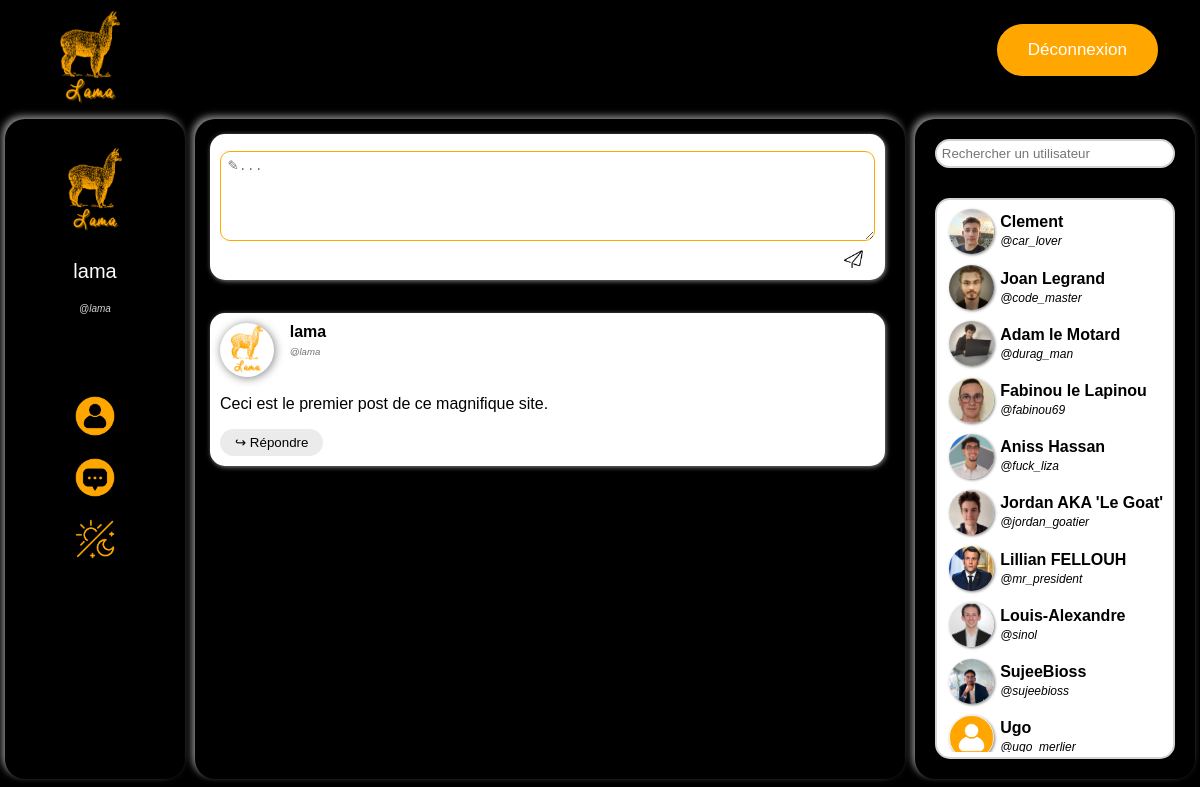
The page /feed/site.php (signed in) on the database its author committed.
### tables this page shows
CREATE TABLE Post (
  id INT PRIMARY KEY NOT NULL AUTO_INCREMENT,
  user_id varchar(50) NOT NULL,
  `date` DATE NOT NULL,
  message TEXT,
  parent_id INT,
  FOREIGN KEY (user_id) REFERENCES User(user_id)
);

CREATE TABLE `User` (
  user_id varchar(50) PRIMARY KEY NOT NULL,
  name varchar(100) NOT NULL,
  email varchar(100) NOT NULL,
  password varchar(100) NOT NULL
);

CREATE TABLE Friends(
  user_id_1 varchar(50) NOT NULL,
  user_id_2 varchar(50) NOT NULL,
  PRIMARY KEY(user_id_1, user_id_2),
  FOREIGN KEY (user_id_1) REFERENCES User(user_id),
  FOREIGN KEY (user_id_2) REFERENCES User(user_id)
);

### feed/site.php (the view, shortened to what this page needs)
<?php
    function fetch_comment($result)
    {
        while ($row = $result->fetch_assoc()) {
            if(file_exists("../img/user_profile_pictures/".$row["user_id"].".webp")){
                $img=$row["user_id"];
            }
            else{
                $img="default";
            }
            printf("
            <div id='%d' class='post_block'>
                <div class='post_block_user_info'>
                    <img src='../img/user_profile_pictures/%s.webp'>
                    <b>%s</b>
                    <br>
                    <i>@%s</i>
                </div>
                <div class='post_block_text'>
                    %s
                </div>
                <button class='comment_reply_button' onclick='toggle_reply(event)'>↪ Répondre</button>
                <div class='comment_text' style='display:none'>
                    <textarea rows='5' placeholder='✎...'  maxlength='200'></textarea>
                    <img src='../img/send_icon.webp' class='comment_send_button' onclick='send(event)'/>
                </div>
            </div>",$row["id"],$img,htmlspecialchars($row["name"]),htmlspecialchars($row["user_id"]),htmlspecialchars($row["message"]));
        }
    }
?>
<!DOCTYPE html>
<html lang="fr">
<head>
    <link rel="stylesheet" href="style.css">
    <?php
    if(file_exists("../img/user_profile_pictures/".$_SESSION["user_id"].".webp")){
        $img=$_SESSION["user_id"];
    }
    else{
        $img="default";
    }
    printf("<div style='display:none'>
    <p id='user_id'>%s</p>
    <p id='name'>%s</p>
    <p id='email'>%s</p>
    <p id='img'>%s</p></div>",$_SESSION["user_id"],$_SESSION["name"],$_SESSION["email"],$img);
    ?>
</head>
<body>
    <?php include("../header/header.php"); ?>
    <div id="div_main">
        <div id="div_profile" class="panel">
            <div id="user_info"><br>
                <?php
                    if(file_exists("../img/user_profile_pictures/".$_SESSION["user_id"].".webp")){
                        $img=$_SESSION["user_id"];
                    }else{
                        $img="default";
                    }
                    printf("
                        <img id='user_pic' src='../img/user_profile_pictures/%s.webp' onclick='afficher_input_file()'>
                        <form method='post' action='/core/inputPP.php' style='display: none;' id='formPP' enctype='multipart/form-data'>
                            <div id='change_pp_div'>
                                <label id='change_pic_label' for='myFile'>Modifier</label>
                                <input type='file' id='myFile' name='filename' style='visibility:hidden;'>
                                <input id='change_pic_submit' type='submit' value='✔'>
                            </div>
                        </form>
                        <p id='user_name'>%s</p>
                        <p id='user_id'>@%s</p><br>", $img, $_SESSION["name"], $_SESSION["user_id"]);
                ?>
            </div>
            <div id="profile_links">
                <a href="#"> <img src="../img/user_profile_pictures/default.webp" \> </a><br>
                <a href="../message/message.php"> <img src="../img/message_icon.webp" \> </a><br>
                <a href="#" onclick="change_theme();"> <img src="../img/change_theme_icon.webp" \> </a><br>
            </div>
        </div>
        <div id="div_feed" class="panel">
            <div id="postlist">
                <div id='NULL' class='post_block'>
                    <div class='comment_text'>
                        <textarea rows='5' placeholder='✎...'  maxlength='200'></textarea>
                        <img src='../img/send_icon.webp' class='comment_send_button' onclick='send(event)'/>
                    </div>
                </div><br>
                <?php
                $mysqli = new mysqli("localhost", "lama", "lama_admin", "lama");
                $result = $mysqli->query("SELECT Post.user_id,Post.date,Post.message,Post.id,User.name FROM Post NATURAL JOIN User WHERE parent_id IS NULL");
                fetch_comment($result);
                ?>
            </div>
        </div>
        <div id="div_friendlist" class="panel">
            <input type="text" id="search_bar" placeholder="Rechercher un utilisateur"></input>
            <br>
            <div id="friendlist">
                <div id="friends">
                    <?php
                    $result = $mysqli->execute_query("SELECT Friends.user_id_1, User.name, Friends.user_id_2 from Friends INNER JOIN User ON Friends.user_id_2 = User.user_id WHERE Friends.user_id_1 = ?",[$_SESSION["user_id"]]);
                    foreach($result as $row){
                        if(file_exists("../img/user_profile_pictures/".$row["user_id_2"].".webp")){
                            $img=$row["user_id_2"];
                        }
                        else{
                            $img="default";
                        }
                        printf("<div class='friend_block'>
                        <img src='../img/user_profile_pictures/%s.webp'>
                        <div>
                            <b>%s</b>
                            <br>
                            <i>@%s</i>
                        </div>
                    </div>", $img, $row["name"], $row["user_id_2"]);
                    }
                    ?>
                </div>
            </div>
        </div>
    </div>
</body>
</html>

### header/header.php (shortened to what this page needs)
<link rel="stylesheet" href="/header/header.css">
<header>
    <a href='/feed/site.php'><img id="lama_logo" src="../img/lama_logo.webp"></a>
    <a href='/login/deconnexion.php' id='connexion_button'>Déconnexion</a>
</header>

### feed/style.css (style rules this page uses)
:root { --lama_orange:#ffa600; --police_font:#ffffff; --user_id_font:#d3d3d3; --main_divs_shadow:#b9b9b9bb; --bg_color:#000000; }
html, body { height: 99%; font-family: Arial, Helvetica, sans-serif; }
body { background-color: var(--bg_color); margin: 0px; display: flex; flex-direction: column; }
#div_main { height: 1px; flex: 2; display: flex; }
.panel { border-radius: 20px; box-shadow: var(--main_divs_shadow) -3px -3px 7px; margin:5px; }
#div_profile { width: 15%; text-align: center; overflow: auto; }
#user_info { padding-bottom: 20%; }
#user_pic { width: 50%; height: 50%; margin: auto; margin: 10px; border-radius: 10%; }
#user_name { font-style: bold; font-size: 20px; margin-top: 5%; color: var(--police_font); }
#user_id { font-style: italic; color: var(--user_id_font); font-size: 10px; }
#profile_links { margin-top: 10%; }
#profile_links>a { color: var(--police_font); text-decoration: none; }
#profile_links>a>img { width: 22%; height: 22%; margin-bottom: 10%; }
#div_feed { flex: 2; padding: 10px; }
#postlist { height: 100%; overflow-y: scroll; padding: 5px; padding-right: 10px; border-radius: 10px; }
.post_block { background-color: white; box-shadow: var(--main_divs_shadow) 1px 1px 5px; border-radius: 15px; margin-bottom: 15px; padding: 10px; text-align: justify; color:black; }
.post_block_user_info>img { width: 10%; height: 10%; border-radius: 100%; box-shadow: grey 1px 1px 10px; margin-right: 3%; float: left; }
.post_block_user_info { display: inline-block; }
.post_block_user_info>i { font-size: 60%; color: rgb(114, 114, 114); max-height: 100%; }
.post_block_text { white-space: pre-line; width: 100%; word-wrap: anywhere; }
.comment_reply_button { margin-top: 2.5%; background-color: rgb(235, 235, 235); border-radius:40px; border:none; cursor:pointer; padding:6px 15px; }
.comment_text { margin-top: 1%; text-align: right; }
.comment_text>textarea { padding: 1%; box-sizing: border-box; border-radius:10px; border-color: var(--lama_orange); resize:none; width: 100%; resize: vertical; }
.comment_send_button { cursor:pointer; width: 3%; height: 3%; margin-right: 1%; margin-bottom: -1%; padding: 5px; border-radius: 7px; }
#div_friendlist { width: 20%; display: flex; flex-direction: column; text-align: center; padding: 20px; }
#search_bar { margin-bottom: 5%; background-color: #ffffff; border: 2px solid lightgray; border-radius: 15px; padding: 2%; }
#friendlist { flex:2; height: 100px; background-color: #ffffff; border: 2px solid lightgray; border-radius: 15px; padding: 2%; width: auto; text-align: left; }
#friends { overflow-y: scroll; height: 100%; }
.friend_block { margin-top: 2%; margin-left: 3%; padding-bottom: 5%; }
.friend_block img { margin-right: 3%; width: 45px; height: 45px; float: left; border-radius: 100%; box-shadow: grey 1px 1px 3px; }
.friend_block div { padding-top: 2%; }
.friend_block i { font-size: 12px; }
* { scrollbar-width: auto; scrollbar-color: var(--lama_orange) transparent; }

### header/header.css (style rules this page uses)
#lama_logo { margin-left: 40px; margin-top: 10px; width: 100px; height: 100px; }
#connexion_button { background-color: var(--lama_orange); border-radius:28px; border: var(--bg_color) 2px solid; cursor:pointer; color:var(--police_font); font-size:17px; padding:16px 31px; text-decoration:none; margin-top: 1.8%; margin-right: 40px; float: right; }

### rows shown on the page
post: user (picture), user.name "lama", user "lama", message "Ceci est le premier post de ce magnifique site."
friends: user_id_2 (picture), user_id_2.name "Clement", user_id_2 "car_lover"
friends: user_id_2 (picture), user_id_2.name "Joan Legrand", user_id_2 "code_master"
friends: user_id_2 (picture), user_id_2.name "Adam le Motard", user_id_2 "durag_man"
friends: user_id_2 (picture), user_id_2.name "Fabinou le Lapinou", user_id_2 "fabinou69"
friends: user_id_2 (picture), user_id_2.name "Aniss Hassan", user_id_2 "fuck_liza"
friends: user_id_2 (picture), user_id_2.name "Jordan AKA 'Le Goat'", user_id_2 "jordan_goatier"
friends: user_id_2 (picture), user_id_2.name "Lillian FELLOUH", user_id_2 "mr_president"
friends: user_id_2 (picture), user_id_2.name "Louis-Alexandre", user_id_2 "sinol"
friends: user_id_2 (picture), user_id_2.name "SujeeBioss", user_id_2 "sujeebioss"
friends: shows a picture, user_id_2.name "Ugo", user_id_2 "ugo_merlier"

### other values the page prints
$_SESSION["name"] "lama"
$_SESSION["user_id"] "lama"
